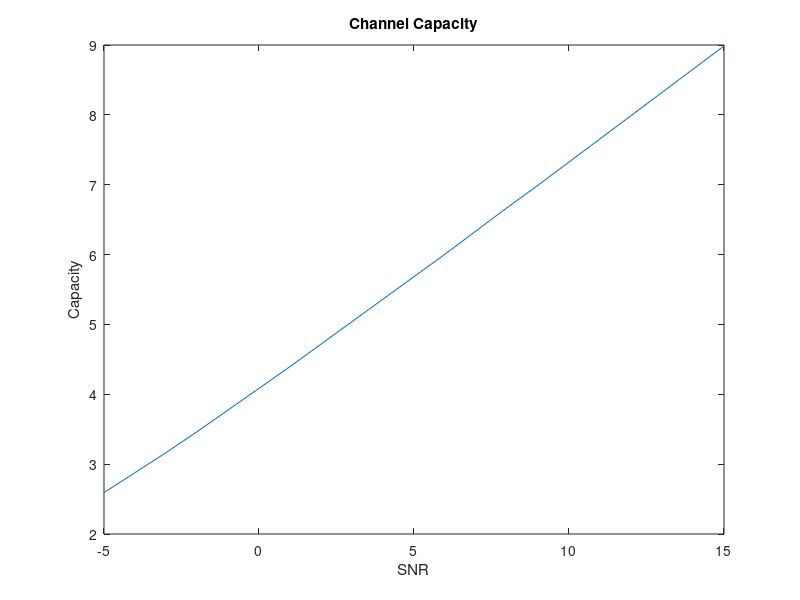

Here is the MATLAB script that generated this plot:
% Emilio Rodriguez
% Homework 4

% Waterfilling algorithm applied to Keyhole Channel.

clc; clear; close all;

% MIMO 2x2

nt = 2;
nr = 2;

Etx = 1;

SNR = -5:15;                % [dB]
snr = 10.^(SNR/10);

Cx = (Etx/nt) * eye(nt);    % Power contraint

C = zeros(1,length(snr));

sigma_w = sqrt(Etx./snr);

% Keyhole Channel
a = randi(1,nt) + 1i*randi(1,nt);
b = randi(1,nr) + 1i*randi(1,nr);
H = (b.*a');
rank(H)

for k = 1:length(snr)
    
    Cw = (sigma_w(k))^2*eye(nt);
    
    step = 0.01;
    lamb = 0;
    
    phi = real(eig(H'*inv(Cw)*H));
   
    if lamb > phi/log(2)
        psi = 0;
    else
        psi = max(1/(log(2)*lamb)-1./phi,0);
    end
    

    while sum(psi)-Etx > 1e-6
        lamb = lamb + step;
        psi = max(1/(log(2)*lamb)-1./phi,0);
    end    
    
    C(k) = sum(log2(1 + phi.*psi));
end


% Ploting I(x,y) vs. SNR
plot(SNR,C);
title ('Channel Capacity');
xlabel('SNR');
ylabel('Capacity');
